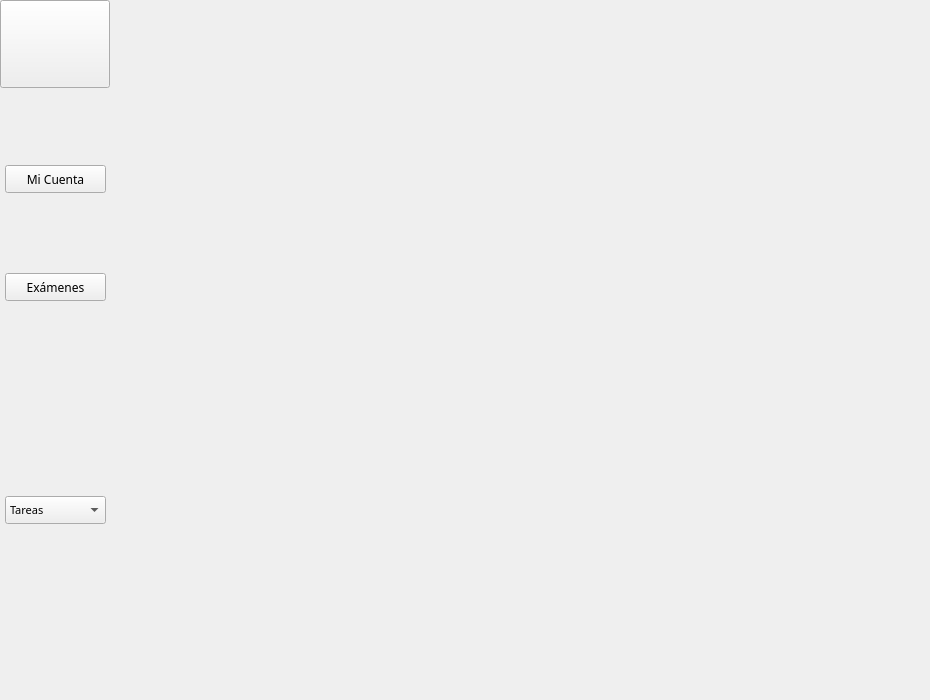
<?xml version="1.0" encoding="UTF-8"?>
<ui version="4.0">
 <class>maestros</class>
 <widget class="QWidget" name="maestros">
  <property name="geometry">
   <rect>
    <x>0</x>
    <y>0</y>
    <width>930</width>
    <height>700</height>
   </rect>
  </property>
  <property name="windowTitle">
   <string>Form</string>
  </property>
  <widget class="QStackedWidget" name="stackedWidget">
   <property name="geometry">
    <rect>
     <x>109</x>
     <y>90</y>
     <width>821</width>
     <height>611</height>
    </rect>
   </property>
   <property name="styleSheet">
    <string notr="true"/>
   </property>
   <widget class="QWidget" name="page">
    <widget class="QLabel" name="label_4">
     <property name="geometry">
      <rect>
       <x>0</x>
       <y>0</y>
       <width>821</width>
       <height>611</height>
      </rect>
     </property>
     <property name="text">
      <string/>
     </property>
     <property name="pixmap">
      <pixmap resource="resources.qrc">:/Resources/myAccTeacher.png</pixmap>
     </property>
    </widget>
    <widget class="QLabel" name="usernameLabel">
     <property name="geometry">
      <rect>
       <x>270</x>
       <y>170</y>
       <width>281</width>
       <height>21</height>
      </rect>
     </property>
     <property name="palette">
      <palette>
       <active>
        <colorrole role="WindowText">
         <brush brushstyle="SolidPattern">
          <color alpha="255">
           <red>26</red>
           <green>43</green>
           <blue>87</blue>
          </color>
         </brush>
        </colorrole>
       </active>
       <inactive>
        <colorrole role="WindowText">
         <brush brushstyle="SolidPattern">
          <color alpha="255">
           <red>26</red>
           <green>43</green>
           <blue>87</blue>
          </color>
         </brush>
        </colorrole>
       </inactive>
       <disabled/>
      </palette>
     </property>
     <property name="font">
      <font>
       <family>Arial Rounded MT Bold</family>
      </font>
     </property>
     <property name="text">
      <string/>
     </property>
    </widget>
    <widget class="QLabel" name="userTypeTeacherMyAcc">
     <property name="geometry">
      <rect>
       <x>270</x>
       <y>273</y>
       <width>281</width>
       <height>21</height>
      </rect>
     </property>
     <property name="palette">
      <palette>
       <active>
        <colorrole role="WindowText">
         <brush brushstyle="SolidPattern">
          <color alpha="255">
           <red>26</red>
           <green>43</green>
           <blue>87</blue>
          </color>
         </brush>
        </colorrole>
       </active>
       <inactive>
        <colorrole role="WindowText">
         <brush brushstyle="SolidPattern">
          <color alpha="255">
           <red>26</red>
           <green>43</green>
           <blue>87</blue>
          </color>
         </brush>
        </colorrole>
       </inactive>
       <disabled/>
      </palette>
     </property>
     <property name="font">
      <font>
       <family>Arial Rounded MT Bold</family>
      </font>
     </property>
     <property name="text">
      <string/>
     </property>
    </widget>
   </widget>
   <widget class="QWidget" name="page_2">
    <widget class="QLabel" name="label">
     <property name="geometry">
      <rect>
       <x>0</x>
       <y>0</y>
       <width>821</width>
       <height>611</height>
      </rect>
     </property>
     <property name="text">
      <string/>
     </property>
     <property name="pixmap">
      <pixmap resource="resources.qrc">:/Resources/maestroClasesList.png</pixmap>
     </property>
    </widget>
    <widget class="QPushButton" name="newExamBtn">
     <property name="geometry">
      <rect>
       <x>29</x>
       <y>507</y>
       <width>131</width>
       <height>41</height>
      </rect>
     </property>
     <property name="text">
      <string/>
     </property>
    </widget>
    <widget class="QPushButton" name="modifyExamBtn">
     <property name="geometry">
      <rect>
       <x>188</x>
       <y>507</y>
       <width>131</width>
       <height>41</height>
      </rect>
     </property>
     <property name="text">
      <string/>
     </property>
    </widget>
    <widget class="QPushButton" name="deleteExamBtn">
     <property name="geometry">
      <rect>
       <x>347</x>
       <y>507</y>
       <width>131</width>
       <height>41</height>
      </rect>
     </property>
     <property name="text">
      <string/>
     </property>
    </widget>
    <widget class="QPushButton" name="verResultadosBtn">
     <property name="geometry">
      <rect>
       <x>505</x>
       <y>507</y>
       <width>131</width>
       <height>41</height>
      </rect>
     </property>
     <property name="text">
      <string/>
     </property>
    </widget>
    <widget class="QPushButton" name="notasFinalesBtn">
     <property name="geometry">
      <rect>
       <x>663</x>
       <y>507</y>
       <width>131</width>
       <height>41</height>
      </rect>
     </property>
     <property name="text">
      <string/>
     </property>
    </widget>
    <widget class="QTableWidget" name="tableWidgetClases_Maestros">
     <property name="geometry">
      <rect>
       <x>30</x>
       <y>130</y>
       <width>761</width>
       <height>351</height>
      </rect>
     </property>
     <property name="font">
      <font>
       <family>Arial Rounded MT Bold</family>
      </font>
     </property>
     <property name="editTriggers">
      <set>QAbstractItemView::EditTrigger::NoEditTriggers</set>
     </property>
     <property name="selectionMode">
      <enum>QAbstractItemView::SelectionMode::SingleSelection</enum>
     </property>
     <property name="selectionBehavior">
      <enum>QAbstractItemView::SelectionBehavior::SelectRows</enum>
     </property>
     <attribute name="horizontalHeaderStretchLastSection">
      <bool>true</bool>
     </attribute>
     <column>
      <property name="text">
       <string>ID</string>
      </property>
     </column>
     <column>
      <property name="text">
       <string>Nombre</string>
      </property>
     </column>
     <column>
      <property name="text">
       <string>Hora</string>
      </property>
     </column>
     <column>
      <property name="text">
       <string>U.V.</string>
      </property>
     </column>
     <column>
      <property name="text">
       <string>Semestre</string>
      </property>
     </column>
     <column>
      <property name="text">
       <string>Periodo</string>
      </property>
     </column>
     <column>
      <property name="text">
       <string>Año</string>
      </property>
     </column>
    </widget>
   </widget>
   <widget class="QWidget" name="page_3">
    <widget class="QLabel" name="label_5">
     <property name="geometry">
      <rect>
       <x>0</x>
       <y>0</y>
       <width>821</width>
       <height>611</height>
      </rect>
     </property>
     <property name="text">
      <string/>
     </property>
     <property name="pixmap">
      <pixmap resource="resources.qrc">:/Resources/configExamen.png</pixmap>
     </property>
    </widget>
    <widget class="QLineEdit" name="minutesLineEdit">
     <property name="geometry">
      <rect>
       <x>270</x>
       <y>270</y>
       <width>201</width>
       <height>28</height>
      </rect>
     </property>
    </widget>
    <widget class="QLineEdit" name="puntajeLineEdit">
     <property name="geometry">
      <rect>
       <x>270</x>
       <y>374</y>
       <width>271</width>
       <height>28</height>
      </rect>
     </property>
    </widget>
    <widget class="QPushButton" name="configExamBtn">
     <property name="geometry">
      <rect>
       <x>350</x>
       <y>453</y>
       <width>121</width>
       <height>41</height>
      </rect>
     </property>
     <property name="text">
      <string/>
     </property>
    </widget>
    <widget class="QDateTimeEdit" name="dateTimeEdit">
     <property name="geometry">
      <rect>
       <x>270</x>
       <y>163</y>
       <width>281</width>
       <height>31</height>
      </rect>
     </property>
     <property name="font">
      <font>
       <family>Arial Rounded MT Bold</family>
      </font>
     </property>
    </widget>
   </widget>
   <widget class="QWidget" name="page_4">
    <widget class="QLabel" name="label_6">
     <property name="geometry">
      <rect>
       <x>0</x>
       <y>0</y>
       <width>821</width>
       <height>611</height>
      </rect>
     </property>
     <property name="text">
      <string/>
     </property>
     <property name="pixmap">
      <pixmap resource="resources.qrc">:/Resources/questionsExams.png</pixmap>
     </property>
    </widget>
   </widget>
   <widget class="QWidget" name="page_5">
    <widget class="QLabel" name="label_7">
     <property name="geometry">
      <rect>
       <x>0</x>
       <y>0</y>
       <width>821</width>
       <height>611</height>
      </rect>
     </property>
     <property name="text">
      <string/>
     </property>
     <property name="pixmap">
      <pixmap resource="resources.qrc">:/Resources/examModify.png</pixmap>
     </property>
    </widget>
    <widget class="QPushButton" name="continueModify">
     <property name="geometry">
      <rect>
       <x>340</x>
       <y>507</y>
       <width>141</width>
       <height>41</height>
      </rect>
     </property>
     <property name="text">
      <string/>
     </property>
    </widget>
    <widget class="QTableWidget" name="tableWidgetExams">
     <property name="geometry">
      <rect>
       <x>30</x>
       <y>130</y>
       <width>761</width>
       <height>351</height>
      </rect>
     </property>
     <property name="font">
      <font>
       <family>Arial Rounded MT Bold</family>
      </font>
     </property>
     <property name="editTriggers">
      <set>QAbstractItemView::EditTrigger::NoEditTriggers</set>
     </property>
     <property name="selectionMode">
      <enum>QAbstractItemView::SelectionMode::SingleSelection</enum>
     </property>
     <property name="selectionBehavior">
      <enum>QAbstractItemView::SelectionBehavior::SelectRows</enum>
     </property>
     <attribute name="horizontalHeaderStretchLastSection">
      <bool>true</bool>
     </attribute>
     <column>
      <property name="text">
       <string>ID Examen</string>
      </property>
     </column>
     <column>
      <property name="text">
       <string>ID</string>
      </property>
     </column>
     <column>
      <property name="text">
       <string>Nombre</string>
      </property>
     </column>
     <column>
      <property name="text">
       <string>Fecha/ Hora</string>
      </property>
     </column>
     <column>
      <property name="text">
       <string>Duracion</string>
      </property>
     </column>
     <column>
      <property name="text">
       <string>Puntaje</string>
      </property>
     </column>
    </widget>
   </widget>
   <widget class="QWidget" name="page_6">
    <widget class="QLabel" name="label_8">
     <property name="geometry">
      <rect>
       <x>0</x>
       <y>0</y>
       <width>821</width>
       <height>611</height>
      </rect>
     </property>
     <property name="text">
      <string/>
     </property>
     <property name="pixmap">
      <pixmap resource="resources.qrc">:/Resources/modificarExamen.png</pixmap>
     </property>
    </widget>
    <widget class="QDateTimeEdit" name="dateTimeEdit_2">
     <property name="geometry">
      <rect>
       <x>270</x>
       <y>163</y>
       <width>281</width>
       <height>31</height>
      </rect>
     </property>
     <property name="font">
      <font>
       <family>Arial Rounded MT Bold</family>
      </font>
     </property>
    </widget>
    <widget class="QLineEdit" name="minutesLineEdit_2">
     <property name="geometry">
      <rect>
       <x>270</x>
       <y>269</y>
       <width>201</width>
       <height>28</height>
      </rect>
     </property>
    </widget>
    <widget class="QLineEdit" name="puntajeLineEdit_2">
     <property name="geometry">
      <rect>
       <x>270</x>
       <y>374</y>
       <width>271</width>
       <height>28</height>
      </rect>
     </property>
    </widget>
    <widget class="QPushButton" name="configExamBtn_2">
     <property name="geometry">
      <rect>
       <x>350</x>
       <y>453</y>
       <width>121</width>
       <height>41</height>
      </rect>
     </property>
     <property name="text">
      <string/>
     </property>
    </widget>
   </widget>
   <widget class="QWidget" name="page_7">
    <widget class="QLabel" name="label_9">
     <property name="geometry">
      <rect>
       <x>0</x>
       <y>0</y>
       <width>821</width>
       <height>611</height>
      </rect>
     </property>
     <property name="text">
      <string/>
     </property>
     <property name="pixmap">
      <pixmap resource="resources.qrc">:/Resources/questionsExams2.png</pixmap>
     </property>
    </widget>
   </widget>
  </widget>
  <widget class="QLabel" name="label_3">
   <property name="geometry">
    <rect>
     <x>109</x>
     <y>0</y>
     <width>821</width>
     <height>91</height>
    </rect>
   </property>
   <property name="styleSheet">
    <string notr="true">color: rgb(250, 250, 251);</string>
   </property>
   <property name="text">
    <string/>
   </property>
   <property name="pixmap">
    <pixmap resource="resources.qrc">:/Resources/whiteBar.png</pixmap>
   </property>
  </widget>
  <widget class="QLabel" name="label_2">
   <property name="geometry">
    <rect>
     <x>0</x>
     <y>0</y>
     <width>111</width>
     <height>700</height>
    </rect>
   </property>
   <property name="text">
    <string/>
   </property>
   <property name="pixmap">
    <pixmap resource="resources.qrc">:/Resources/MenuTeachers.png</pixmap>
   </property>
  </widget>
  <widget class="QComboBox" name="homeWorkComboBox_3">
   <property name="geometry">
    <rect>
     <x>5</x>
     <y>496</y>
     <width>101</width>
     <height>28</height>
    </rect>
   </property>
   <property name="font">
    <font>
     <family>Arial Rounded MT Bold</family>
     <pointsize>8</pointsize>
     <bold>false</bold>
    </font>
   </property>
   <item>
    <property name="text">
     <string>Tareas</string>
    </property>
   </item>
   <item>
    <property name="text">
     <string>Agregar</string>
    </property>
   </item>
   <item>
    <property name="text">
     <string>Ver Pendientes</string>
    </property>
   </item>
   <item>
    <property name="text">
     <string>Eliminar</string>
    </property>
   </item>
   <item>
    <property name="text">
     <string>Ordenar</string>
    </property>
   </item>
   <item>
    <property name="text">
     <string>Ejecutar</string>
    </property>
   </item>
  </widget>
  <widget class="QPushButton" name="quitTeacherBtn">
   <property name="geometry">
    <rect>
     <x>0</x>
     <y>0</y>
     <width>110</width>
     <height>88</height>
    </rect>
   </property>
   <property name="text">
    <string/>
   </property>
  </widget>
  <widget class="QPushButton" name="examsBtn">
   <property name="geometry">
    <rect>
     <x>5</x>
     <y>273</y>
     <width>101</width>
     <height>28</height>
    </rect>
   </property>
   <property name="font">
    <font>
     <family>Arial Rounded MT Bold</family>
    </font>
   </property>
   <property name="text">
    <string>Exámenes</string>
   </property>
  </widget>
  <widget class="QPushButton" name="myAccTeacher">
   <property name="geometry">
    <rect>
     <x>5</x>
     <y>165</y>
     <width>101</width>
     <height>28</height>
    </rect>
   </property>
   <property name="font">
    <font>
     <family>Arial Rounded MT Bold</family>
    </font>
   </property>
   <property name="text">
    <string>Mi Cuenta</string>
   </property>
  </widget>
 </widget>
 <resources>
  <include location="resources.qrc"/>
 </resources>
 <connections/>
</ui>
